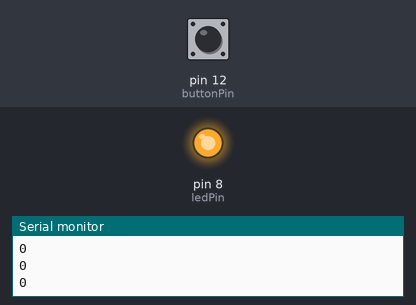
Simulated run of this sketch. Board: Arduino Uno, built with avr-gcc and run on an emulated ATmega328P. On the bench: output pins drawn as LEDs (lit = HIGH), the last lines printed to the serial monitor. The test bench sets the inputs (shaded band); at power-on: pin 12 (buttonPin) LOW.

Above: at 1.2 s.
1.3 s: pin 12 (buttonPin) pulled HIGH for 0.15 s
At 1.5 s:
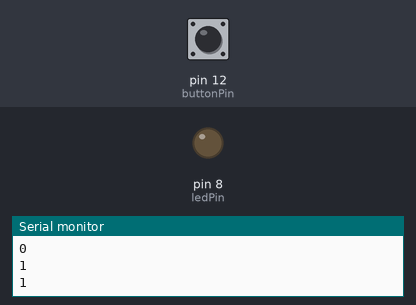
3.1 s: pin 12 (buttonPin) pulled HIGH for 3.2 s
At 7.5 s:
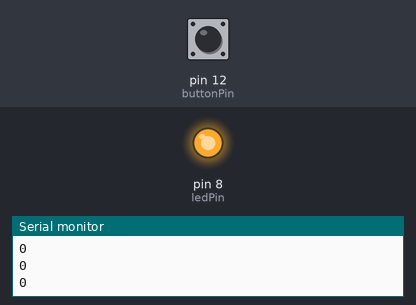
Timing chart, 0 to 9.0 s (numbered marks = the images above; inputs shaded):
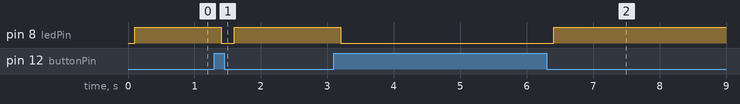

Measured:
- after the input at 1.3 s, pin 8 (ledPin): HIGH → LOW after 0.10 s, → HIGH 0.20 s later
- after the input at 3.1 s, pin 8 (ledPin): HIGH → LOW after 0.10 s, → HIGH 3.2 s later

The sketch:

v27-pushbuttons-pull-up-pull-down-resistors.ino
```cpp
int ledPin = 8;
int buttonPin = 12;
int dt = 100;
int buttonRead;


void setup() {
  // put your setup code here, to run once:
  Serial.begin(9600);
  pinMode(ledPin, OUTPUT);
  pinMode(buttonPin, INPUT);

}

void loop() {
  // put your main code here, to run repeatedly:

  buttonRead = digitalRead(buttonPin); // Returns HIGH or LOW
  Serial.println(buttonRead);
  delay(dt);
  if (buttonRead == 1) {
    digitalWrite(ledPin, LOW);
  } else {
    digitalWrite(ledPin, HIGH);
  }


}
```
